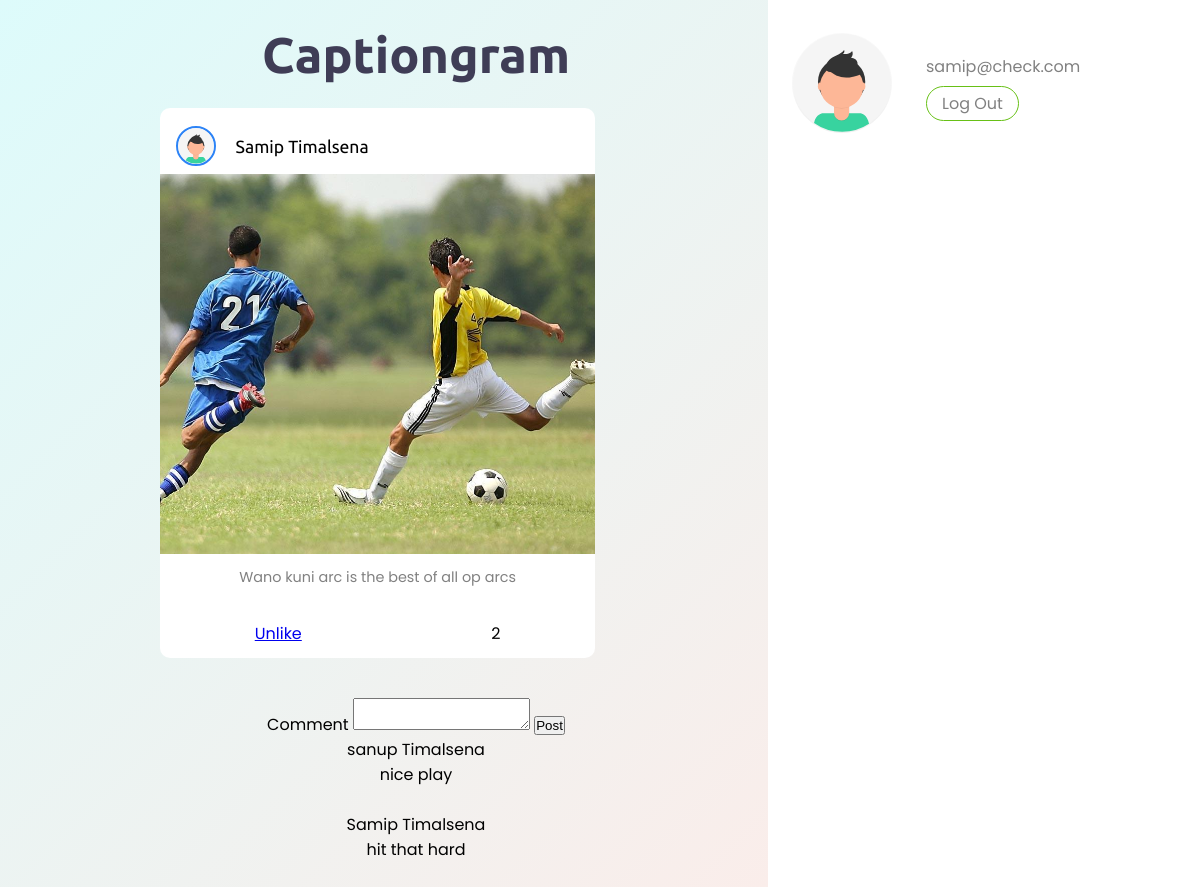
The app's page /add_comment/1 (signed in), older data.
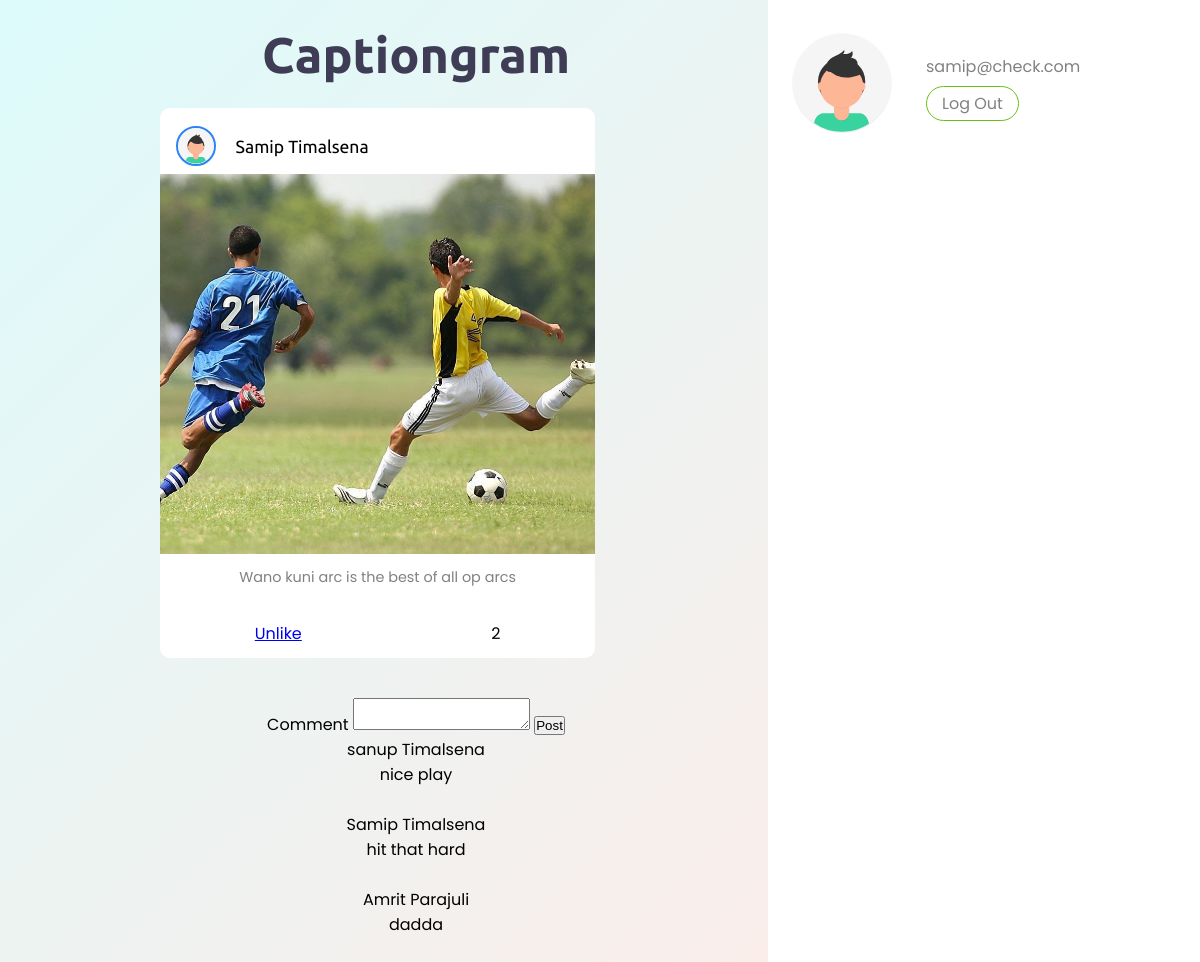
The same page, newer data.
### captiongram/models.py (models this page shows, shortened)
class Comment(db.Model):
    id = db.Column(db.Integer, primary_key=True)
    user_id = db.Column(db.Integer, db.ForeignKey('user.id'))
    post_id = db.Column(db.Integer, db.ForeignKey('post.id'))
    comment = db.Column(db.String(120), nullable=True)

### captiongram/users/routes.py (the view)
@users.route('/add_comment/<post_id>', methods=['GET', 'POST'])
@login_required
def add_comment(post_id):
    post = Post.query.get_or_404(post_id)
    like_count = len(post.LikedBy)
    comments = Comment.query.filter_by(post_id=post_id).all()
    comments_with_user=list()
    for comment in comments:
        user = User.query.filter_by(id=comment.user_id).first()
        comments_with_user.append([user.first_name+" "+user.last_name,comment.comment])
    form = CommentForm()
    if request.method == "POST":
        if form.validate_on_submit():
            return redirect(url_for('users.post_comment',post_id=post_id, comment_text=form.comment.data))
    return render_template('add_comment.html',user=current_user, post=post, like_count=like_count, form=form, comments=comments_with_user)

### captiongram/users/forms.py
class CommentForm(FlaskForm):
    comment = TextAreaField('Comment', validators=[DataRequired(),Length(min=2, max=120)])
    submit = SubmitField('Post')

### captiongram/models.py (called while the page is built)
    def has_liked_post(self,post):
        return post in self.liked_posts

### captiongram/users/routes.py (called while the page is built)
@login_manager.user_loader
def load_user(user_id):
    return User.query.get(int(user_id))

### captiongram/templates/add_comment.html (shortened to what this page needs)
<!DOCTYPE html>
<html>
<head>
	<link rel="stylesheet" type="text/css" href="../static/css/add_comment.css">
    <link rel="stylesheet" href="https://cdnjs.cloudflare.com/ajax/libs/font-awesome/4.7.0/css/font-awesome.min.css">
</head>
<body>
	<div class="container">
		<div class="main-content">
            <div class="top-wrapper">
                <div class="company-name">
                    <h2>Captiongram</h2>
                </div>
            </div>
            <div class="home-content">
                <div class="caption-box">
                    <div class="caption-user">
                        <img src="{{ url_for('static',filename='img/avatar.svg')}}">
                        <p>{{post.user_name}}</p>
                    </div>
                    <div class="caption-image">
                        <img src="{{ url_for('static',filename='captions/'+post.caption_image)}}">
                    </div>
                    <div class="caption-text">
                        <p>{{post.caption}}</p>
                    </div>
                    <div style="display: flex;justify-content: space-around;">
                        {% if current_user.has_liked_post(post) %}
                            <a href="{{ url_for('users.like_action', post_id=post.id, action='unlike') }}">Unlike</a>
                        {% else %}
                            <a href="{{ url_for('users.like_action', post_id=post.id, action='like') }}">Like</a>
                        {% endif %}
                        <p>{{like_count}}</p>
                    </div>
                </div>
                <div>
                    <form method="POST" action="">
                        {{ form.comment.label(class='form-control-label') }}
                        {% if form.comment.errors %}
                        {{ form.comment(class='form-control form-control-lg is-invalid') }}
                            <div class="invalid-feedback">
                                {% for error in form.comment.errors %}
                                    <span>{{ error }}</span>
                                {% endfor %}
                            </div>
                        {% else %}
                            {{ form.comment(class='form-control form-control-lg') }}
                        {% endif %}
                        {{ form.submit(class='btn btn-outline-info') }}
                    </form>
                </div>
                {% if comments|length > 0 %}
                    {% for comment in comments %}
                        <p>{{ comment[0] }}</p>
                        <p>{{ comment[1] }}</p>
                        <br/>
                    {% endfor %}
                {% endif %}
            </div>
        </div>
        <div class="side-profile">
            <div class="fixed-profile">
                <div class="user-profile">
                    <img src="../static/img/avatar.svg">
                    <div class="user-info">
                        <p class="ptitle">{{ user.name }}</p>
                        <p class="pemail">{{ user.email }}</p>
                        <p><a href="/logout">Log Out</a></p>
                    </div>
                </div>
            </div>
        </div>
    </div>
</body>
</html>

Row changes from the older to the newer data that the page shows:
added Comment: comment "Amrit Parajuli", comment "dadda"
